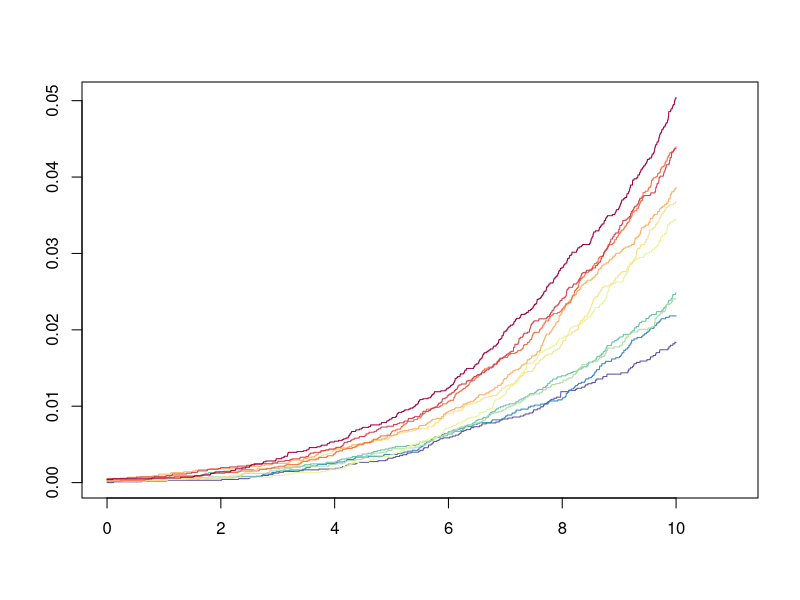
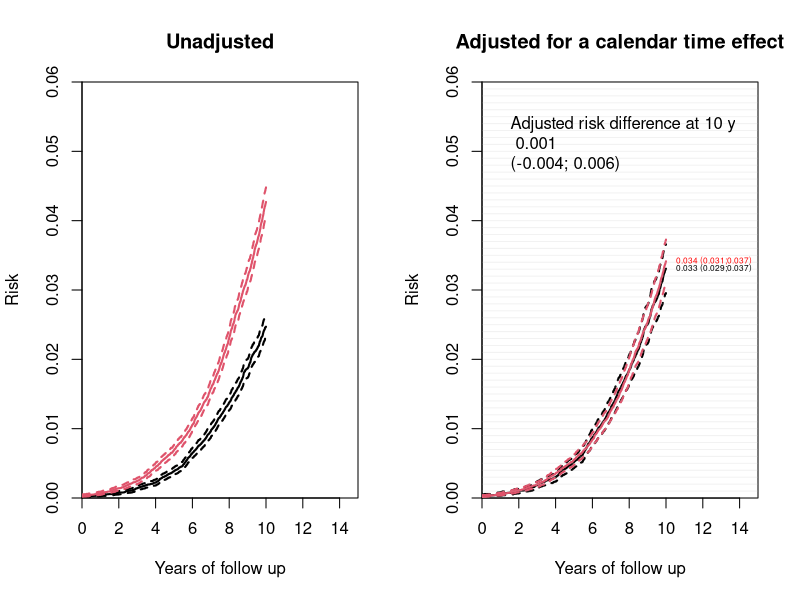
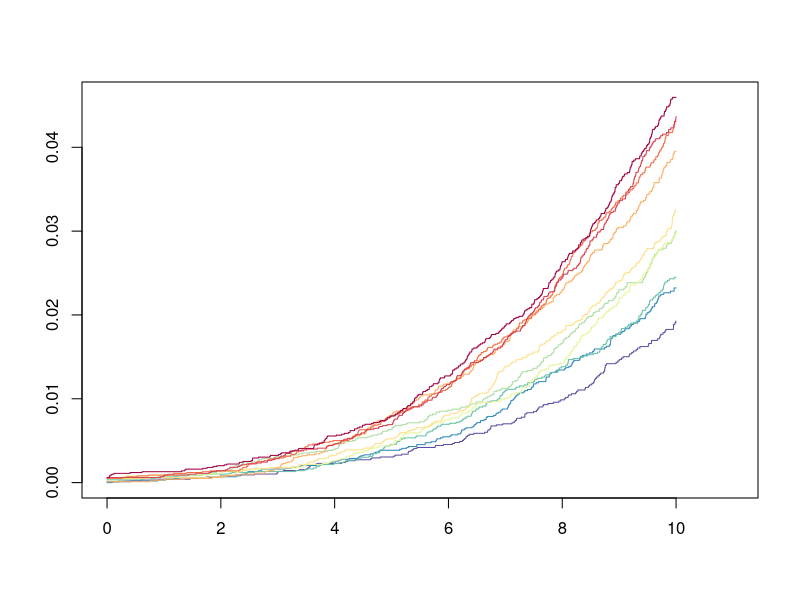
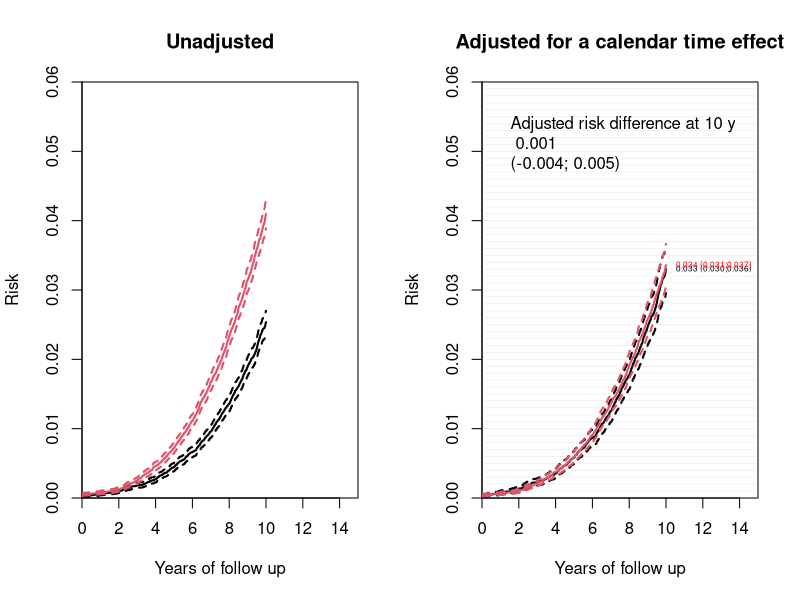
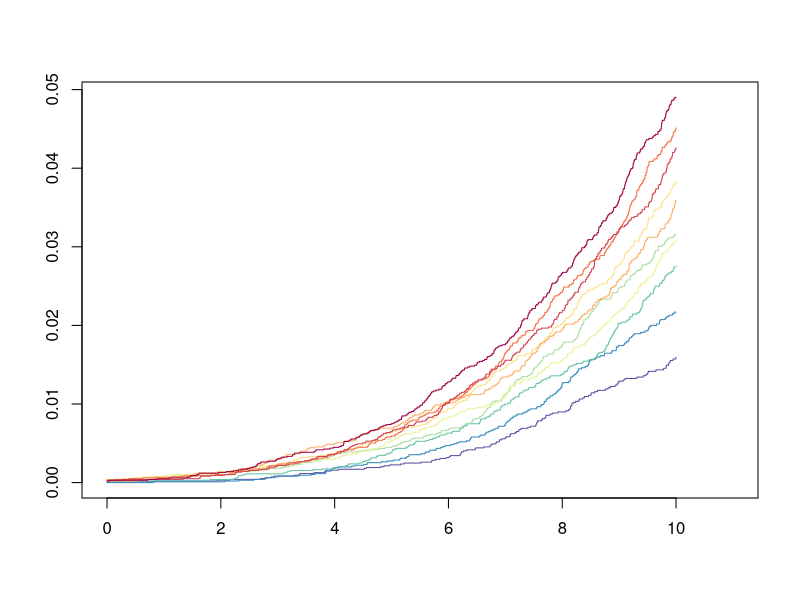
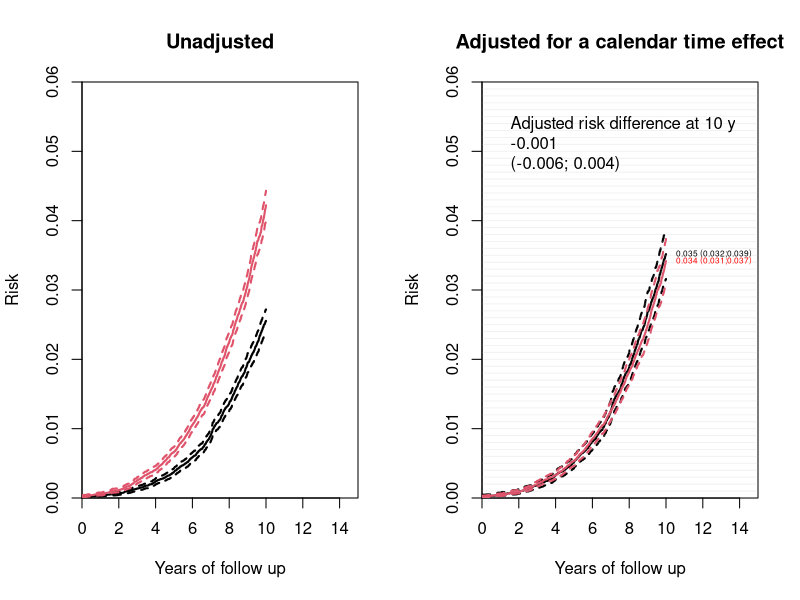
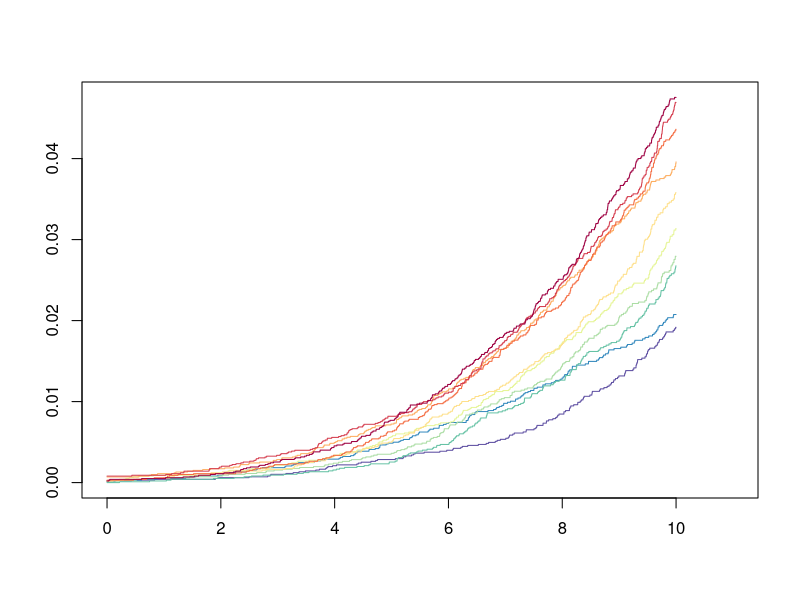
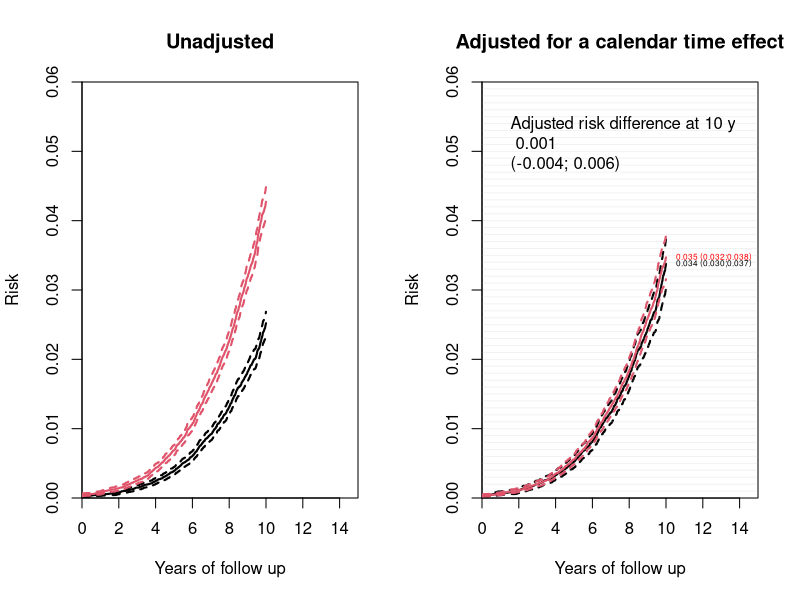

Recreate these plots in R, in order. (Note: a time limit stopped this script after it produced the figures.)
# The objective of this R script is to present two cumulative risk plots in a 
# regression discontinuity design adjusting for a calendar time trend.
# We then estimate the risk difference at 10 years of follow up.

# Authors: Andreas Rieckmann, Jessica Bengtsson, Emilie Courtin, Vahe Nafilyan
# Date: May 20, 2022

# # To assess consistency across multiple runs, start (comments, #, can be removed)
results = NA
for (i in 1:200) {
  print(i)
# # To assess consistency across multiple runs, end (comments, #, can be removed)  

#### Load packages ####
library(survival)
library(RColorBrewer)

#### Data simulation ####
# We simulate a data set with individuals who are followed for 10 years
n = 100000
id = 1:n
t = rnorm(n,10, 4)
# They are sampled from the years 2000 to 2010
inclusion_time = runif(n, min = 2000, max = 2010)
inclusion_year <- floor(inclusion_time)
nat_exp_exposed = ifelse (inclusion_time > 2005, 1 , 0) # One is exposed to the natural experiment if the calendar year is more than 2005
time_difference_to_natural_experiment = inclusion_time - 2005 # Re-coding the inclusion_time to the years since the natural experiment 
# The outcome, d, depends on a time effect and the natural experiment
p_all = 0.05 # all have an absolute baseline risk
p_time = 0.005 # the relative risk increased with 0.01 per calendar year. 
p_nat_exp = 0 # the effect the natural experiment is none. Note that an increased risk of the natural experiment will not be directly reflected in the final risk difference because of censoring at 10 years. 
d = rbinom(n, size = 1, prob = p_all  + p_time * time_difference_to_natural_experiment +  p_nat_exp * nat_exp_exposed)
# Censoring at 12 years of follow up
t = ifelse (t < 0 , 0 , t) # To ensure nobody leaves the study before baseline (t=0)
d = ifelse (t >= 10 , 0 , d) # To censor individuals at t = 10, such that events occurring after t = 10 are not counted.
t = ifelse (t >= 10 , 10 , t)
# The below plot shows the cumulative risk according to the inclusion_year. Blue/green are early years, red/black are late years
par(mfrow=c(1,1))
plot(survfit(Surv(t,d) ~ as.factor(inclusion_year) + cluster(id)), fun = "event",xlim = c(0,11),col=rev(brewer.pal(10,"Spectral")))

#### Plotting crude and adjusted cumulative risk ####
par(mfrow=c(1,2))

# Crude cumulative risk
fit_crude <- survfit(coxph(Surv(t,d) ~ strata(nat_exp_exposed) + cluster(id)))
plot(fit_crude, ylim=c(0,0.06), xlim = c(0,15), main = "Unadjusted", fun = "event", yaxs = 'i', xaxs = 'i', col = 1:2, lwd = 2, conf.int = T, xlab = "Years of follow up", ylab = "Risk")

# Adjusted for the calendar time effect cumulative risk
time_difference_to_natural_experiment_2 <- time_difference_to_natural_experiment * time_difference_to_natural_experiment
fit <- coxph(Surv(t,d) ~ as.numeric(time_difference_to_natural_experiment) + as.numeric(time_difference_to_natural_experiment_2) + strata(nat_exp_exposed) + cluster(id))
fit_adj <- survfit(fit,newdata = data.frame(time_difference_to_natural_experiment=0, time_difference_to_natural_experiment_2 = 0))
plot(fit_adj, ylim=c(0,0.06), xlim = c(0,15), main = "Adjusted for a calendar time effect", fun = "event", yaxs = 'i', xaxs = 'i', col = 1:2, lwd = 2, conf.int = T, xlab = "Years of follow up", ylab = "Risk")
abline(h=seq(0,0.08,0.001),col=adjustcolor("grey",0.2))

#### Risk difference after 10 years of follow up adjusting for a linear effect of calendar time #####
# We extract the survival functions for each intervention group
fit_adj_0 <- data.frame(time = fit_adj$time[1:fit_adj$strata[1]],
                     surv = fit_adj$surv[1:fit_adj$strata[1]],
                     lower = fit_adj$lower[1:fit_adj$strata[1]],
                     upper = fit_adj$upper[1:fit_adj$strata[1]])
fit_adj_1 <- data.frame(time = fit_adj$time[c(fit_adj$strata[1]+1):c(sum(fit_adj$strata))],
                     surv = fit_adj$surv[c(fit_adj$strata[1]+1):c(sum(fit_adj$strata))],
                     lower = fit_adj$lower[c(fit_adj$strata[1]+1):c(sum(fit_adj$strata))],
                     upper = fit_adj$upper[c(fit_adj$strata[1]+1):c(sum(fit_adj$strata))])

# Risk difference at 10 years of follow up (we find the se on a log scale and simulate the difference)
p_0<-fit_adj_0$surv[which.max(fit_adj_0$time[fit_adj_0$time<10])]
l_0<-fit_adj_0$lower[which.max(fit_adj_0$time[fit_adj_0$time<10])]
u_0<-fit_adj_0$upper[which.max(fit_adj_0$time[fit_adj_0$time<10])]
se_0 <- mean(c(log(p_0)-log(l_0),log(u_0)-log(p_0))) / 1.96
risk_0 <- quantile(1-exp(rnorm(10000,log(p_0),se_0)),c(0.025,0.5,0.975))
risk_0 <- format(round(risk_0,3),nsmall=3)
text(10,1-p_0,paste0(risk_0[2]," (",risk_0[1],";",risk_0[3],")"),pos=4, cex = 0.5)

p_1<-fit_adj_1$surv[which.max(fit_adj_1$time[fit_adj_1$time<10])]
l_1<-fit_adj_1$lower[which.max(fit_adj_1$time[fit_adj_1$time<10])]
u_1<-fit_adj_1$upper[which.max(fit_adj_1$time[fit_adj_1$time<10])]
se_1 <- mean(c(log(p_1)-log(l_1),log(u_1)-log(p_1))) / 1.96
risk_1 <- quantile(1-exp(rnorm(10000,log(p_1),se_1)),c(0.025,0.5,0.975))
risk_1 <- format(round(risk_1,3),nsmall=3)
text(10,1-p_1,paste0(risk_1[2]," (",risk_1[1],";",risk_1[3],")"),pos=4, cex = 0.5, col = "red")

(ests<-quantile((1-exp(rnorm(100000,log(p_1),se_1)))-(1-exp(rnorm(100000,log(p_0),se_0))),c(0.025,0.5,0.975))) # RR inc 95%CI
rd <- ests[2] # For assessing consistency
ests <- format(round(ests,3),nsmall=3)
text(1,0.05,paste0("Adjusted risk difference at 10 y\n",ests[2],"\n(",ests[1],";",ests[3],")"), pos = 4)
# This is the risk difference after 10 years of follow up among those exposed to the natural experiment compared to those who were not exposed to the natural experiment
# Risk ratios can also be estimated from the risks in each group.

# # To assess consistency across multiple runs, start (comments, #, can be removed)
results[i] <- rd
print(quantile(results,c(0.025,0.5,0.975))) # For assessing consistency
}
par(mfrow=c(1,1))
hist(results) # The distribution of the results from repeating the simulation multiple times.
# # To assess consistency across multiple runs, end (comments, #, can be removed)
